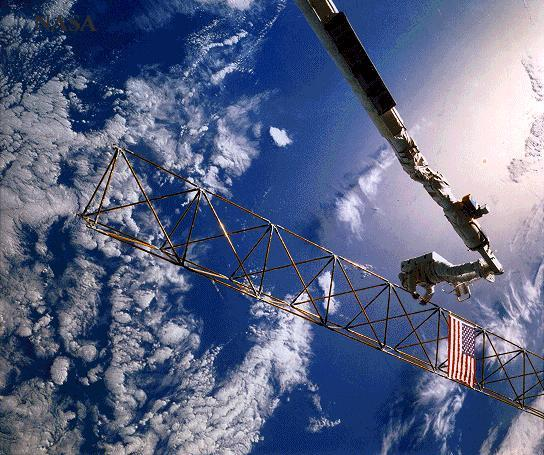
//> input picture Digital Image Processing/boyer.2/astronaut.jpg, 544 x 455 px
$ ./P6 ../boyer.2/astronaut.jpg   (built with g++ and OpenCV 4)
//> lines starting //> are read from the running program, lines starting //| are printed output that depends on the picture; after the words box and inside, x2 and y2 are one past the last pixel; in counts of white or black regions, pixels touching at a corner belong together
### Digital Image Processing/boyer.4/utilities.h
#ifndef UTILITIES_H
#define UTILITIES_H

#include <opencv2/core/core.hpp>
#include <opencv2/highgui/highgui.hpp>
#include <opencv2/imgproc/imgproc.hpp>

using namespace std;
using namespace cv;

void display_img(Mat, const char*);
void get_random_pixel(int&, int&, int&, Mat);
void get_random_bit(int&);
int is_positive_val(int);
void standard_averaging_filter(int, Mat&);
void reflect_pixel(int&, int, int);
double get_distance_between_points(Point, Point);
double get_image_mean(Mat);

#endif

### Digital Image Processing/boyer.4/utilities.cpp
#include <opencv2/core/core.hpp>
#include <opencv2/highgui/highgui.hpp>
#include <opencv2/imgproc/imgproc.hpp>
#include <iostream>
#include <time.h> /*For getting a random number*/
#include <stdlib.h> /*For getting a random number*/

using namespace std;
using namespace cv;

//Function to display an image to the window.
void display_img(Mat img, const char *WINDOW_NAME)
{
  //Create the window.
  namedWindow(WINDOW_NAME);

  //Display the image in the window.
  imshow(WINDOW_NAME, img);
}

//Function to get a random pixel from an image.
// [128 lines left out: functions get_random_pixel, get_random_bit, is_positive_val, standard_averaging_filter, reflect_pixel, get_distance_between_points, not called in this run]

//Get the mean pixel intensity value of an image.
double get_image_mean(Mat img)
{
  double mean = 0.0;

  for (int rows = 0; rows < img.rows; rows++)
  {
    for (int cols = 0; cols < img.cols; cols++)
    {
      //Add each pixel intensity value to the mean.
      mean += img.at<uchar>(rows, cols);
    }
  }

  //Set the mean to the sum of all pixel intensity values
  //divided by the image's size.
  mean = (mean / (double)(img.cols * img.rows));

  return mean;
}

### Digital Image Processing/boyer.4/P6.cpp
#include <opencv2/core/core.hpp>
#include <opencv2/highgui/highgui.hpp>
#include <opencv2/imgproc/imgproc.hpp>
#include <iostream>
#include <fstream>
#include <string>
#include <cstddef>
#include "utilities.h"

using namespace std;
using namespace cv;

//The name of the window that will display the binary image.
const char *WINDOW_NAME = "BINARY";

//The names of the windows that will display the dilated
//and eroded binary images.
const char *DILATE_NAME = "DILATE";
const char *ERODE_NAME = "ERODE";

const int WHITE = 255;

int main(int argc, char *argv[])
{
  //If the user does not provide an image file as an argument,
  //display program usage and terminate.
  if (argc == 1)
  {
    cout << "Usage: " << argv[0] << " [image]\n";
    return -1;
  }

  //Read the image file provided as an argument.
  Mat img = imread(argv[1], CV_8UC1);
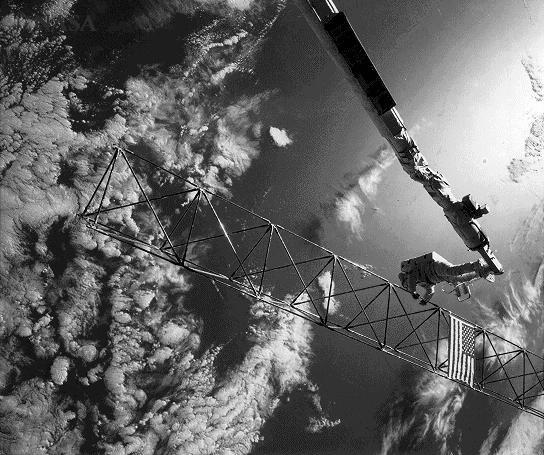
//> img: 455 rows x 544 cols, CV_8UC1; min 0, max 255, mean 101.9

  //If the image file is empty, does not exist, or cannot be read,
  //display an error and terminate the program.
  if (img.empty())
  {
    cout << "Could not open or read the image file " << argv[1] << "\n";
    return -1;
  }

  //Get the mean pixel intensity value of the input image.
  double img_mean = get_image_mean(img);
//> the loop in get_image_mean, `for (int rows = 0; rows < img.rows; rows++)` made 455 passes
//> mean on passes 1 to 3: 45030, 89349, 133461
//> after the loop in get_image_mean, `for (int rows = 0; rows < img.rows; rows++)`: mean = 25221480
//> in get_image_mean, `mean = (mean / (double)(img.cols * img.rows));`: mean = 101.9
//> img_mean = 101.9

  //Create a binary image with the input image's width and height
  //for the binary image to be thresholded with the input
  //image's mean, and the dilated and eroded images.
  Mat binary_img = Mat::zeros(img.rows, img.cols, CV_8UC1);
  Mat dilate_img = Mat::zeros(img.rows, img.cols, CV_8UC1);
  Mat erode_img = Mat::zeros(img.rows, img.cols, CV_8UC1);

  //Intialize all values of the dilation and erosion binary images.
  for (int rows = 0; rows < dilate_img.rows; rows++)
  {
    for (int cols = 0; cols < dilate_img.cols; cols++)
    {
      //Initialize each pixel of the dilated image to 0, or OFF.
      dilate_img.at<uchar>(rows, cols) = 0;

      //Initialize each pixel of the eroded image to 1 (255), or ON.
      erode_img.at<uchar>(rows, cols) = WHITE;
    }
  }
//> dilate_img: 455 rows x 544 cols, CV_8UC1; every value is 0
//> erode_img: 455 rows x 544 cols, CV_8UC1; every value is 255

  //Threshold the binary image with the input image's mean
  threshold(img, binary_img, img_mean, WHITE, THRESH_BINARY);
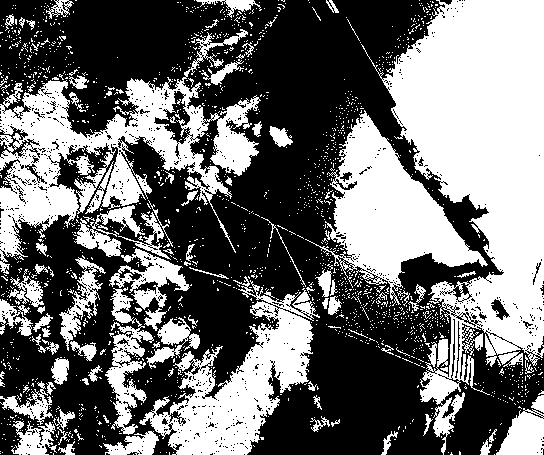
//> binary_img: 455 rows x 544 cols, CV_8UC1; 43.5% white; 1739 white regions (1641 under 20 px), largest, box (x1, y1, x2, y2) and area: (361, 0, 544, 455) 39264, (0, 29, 261, 274) 19103, (305, 110, 488, 306) 12990

  //The width, height, half width, and half height of
  //the structuring element.
  int se_width, se_height, se_half_width, se_half_height;

  //Open the structuring element file.
  ifstream se_file("se.txt");
  string input_line; //For reading each line of the file
  stringstream str_stream; //For storing the values of each line in the file

  //Get the width and height of the structuring element
  if (se_file.is_open())
  {
    //The width and height is on the first line of the file.
    getline(se_file, input_line);

    //Find the space separating the width and height.
    size_t space_separator = input_line.find_first_of(" ");

    if (space_separator != string::npos)
    {
      str_stream << input_line.substr(0, space_separator);

      //Get the width of the structuring element.
      str_stream >> se_width;
      str_stream.clear();
      str_stream.str("");

      //Get the height of the structuring element.
      str_stream << input_line.substr(space_separator,
        input_line.length());
      str_stream >> se_height;

      //Clear the stringstream contents
      str_stream.clear();
      str_stream.str("");
    }
    else
    {
      cout << "Please specify a width and height for the " <<
        "structuring element.\n";
      return -1;
    }
  }

  //Check that the structuring element width is at least 1, and less
  //than the image's columns.
  if ((se_width > img.cols) || (se_width < 1))
  {
    cout << "The structuring element width must be a positive integer "
      << "within the boundaries of the image.\n";
    return -1;
  }

  //Check that the structuring element height is at least 1, and less
  //than the image's rows.
  if ((se_height > img.rows) || (se_height < 1))
  {
    cout << "The structuring element height must be a postive integer "
      << "within the boundaries of the image.\n";
    return -1;
  }

  //Calculate the half width and half height of
  //the structuring element.
  se_half_width = floor(se_width / 2);
  se_half_height = floor(se_height / 2);

  //Create the structuring element array.
  int se[se_height][se_width];

  int r_index = 0;
  int c_index = 0;

  //Intialize the values of the structuring element.
  while (getline(se_file, input_line))
  {
    //Store the input line in the stringstream.
    str_stream << input_line;

    //Initialize each row of the structuring element
    if (r_index < se_height)
    {
      //Intialize each column of this row of the structuring element
      while (c_index < se_width)
      {
        //Store the value of the structuring element
        str_stream >> se[r_index][c_index];

        //Check if the value in the file is a '0' or '1'; if not, print
        //an error and the invalid value, then terminate.
        if ((se[r_index][c_index] != 0) && (se[r_index][c_index] != 1))
        {
          cout << "Invalid structuring element value: " <<
            se[r_index][c_index] << "\n";
          return -1;
        }

        //Increment the column index.
        c_index++;
      }

      //Clear the string stream contents.
      str_stream.clear();
      str_stream.str("");

      //Reset the column index, and go to the next row.
      c_index = 0;
      r_index++;
    }
    else
      break;
  }

  //Dilation
  for (int rows = 0; rows < binary_img.rows; rows++)
  {
    for (int cols = 0; cols < binary_img.cols; cols++)
    {
      //For each pixel in the input binary image, intiailize the
      //output value to 0 (OFF).
      int any = 0;

      for (int r = 0; r < se_height; r++)
      {
        for (int c = 0; c < se_width; c++)
        {
          //Go through each element of the structuring element.
          int x_coord = cols - c + se_half_width;
          int y_coord = rows - r + se_half_height;
          int pixel_val = binary_img.at<uchar>(y_coord, x_coord);

          //If any ON (1) value in the structuring element overlaps
          //an ON (255) pixel in the input image, then set
          //the pixel in the output to ON (255). Otherwise,
          //set the output pixel to OFF (0).
          if ((se[r][c] == 1) && (pixel_val == WHITE))
            any = WHITE;
        }
      }

      //Set the output pixel to the ON or OFF value retrieved
      //from above.
      dilate_img.at<uchar>(rows, cols) = any;
    }
  }
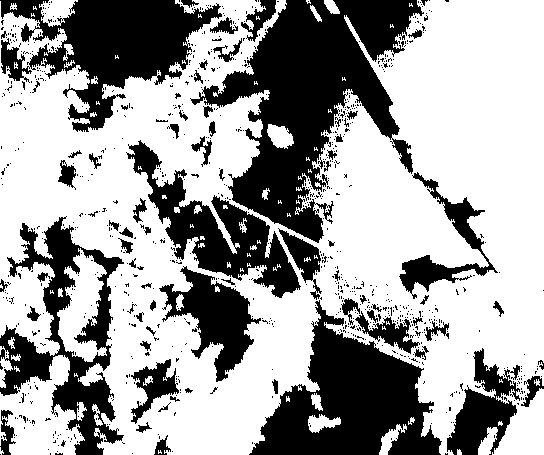
//> dilate_img: 455 rows x 544 cols, CV_8UC1; 63.1% white; 907 black regions (832 under 20 px), largest, box (x1, y1, x2, y2) and area: (190, 0, 424, 243) 23569, (249, 300, 442, 455) 14727, (0, 0, 222, 132) 13269

  //Erosion
  for (int rows = 0; rows < binary_img.rows; rows++)
  {
    for (int cols = 0; cols < binary_img.cols; cols++)
    {
      //For each pixel in the input binary image,
      //intialize the output value in the eroded image to
      //ON (255).
      int all = WHITE;

      for (int r = 0; r < se_height; r++)
      {
        for (int c = 0; c < se_width; c++)
        {
          //Go through each element of the structuring element.
          int x_coord = cols + c - se_half_width;
          int y_coord = rows + r - se_half_height;
          int pixel_val = binary_img.at<uchar>(y_coord, x_coord);

          //If any ON value in the structuring element overlaps
          //an OFF (0) pixel in the input binary image, then
          //set the output pixel in the eroded image to
          //OFF (0), otherwise leave it as ON (255).
          if ((se[r][c] == 1) && (pixel_val != WHITE))
            all = 0;
        }
      }

      //Set the pixel value in the eroded image to ON or OFF
      //based on the value of all set above.
      erode_img.at<uchar>(rows, cols) = all;
    }
  }
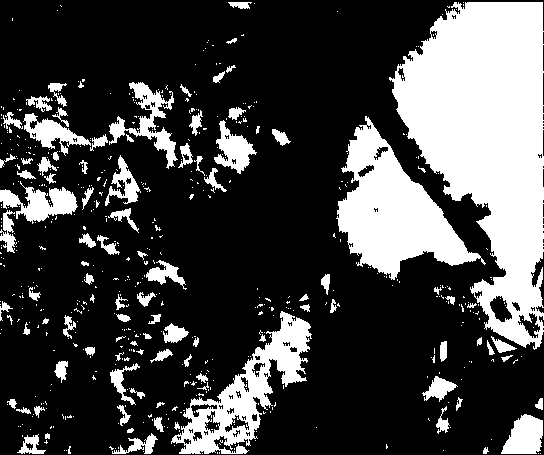
//> erode_img: 455 rows x 544 cols, CV_8UC1; 26.6% white; 565 white regions (466 under 20 px), largest, box (x1, y1, x2, y2) and area: (389, 2, 544, 350) 31305, (336, 116, 486, 280) 10635, (171, 311, 312, 454) 6361

  //Display the binary image, the dilated image, and
  //the eroded image.
  display_img(binary_img, WINDOW_NAME);
  display_img(dilate_img, DILATE_NAME);
  display_img(erode_img, ERODE_NAME);

  waitKey(0);

  return 0;
}
